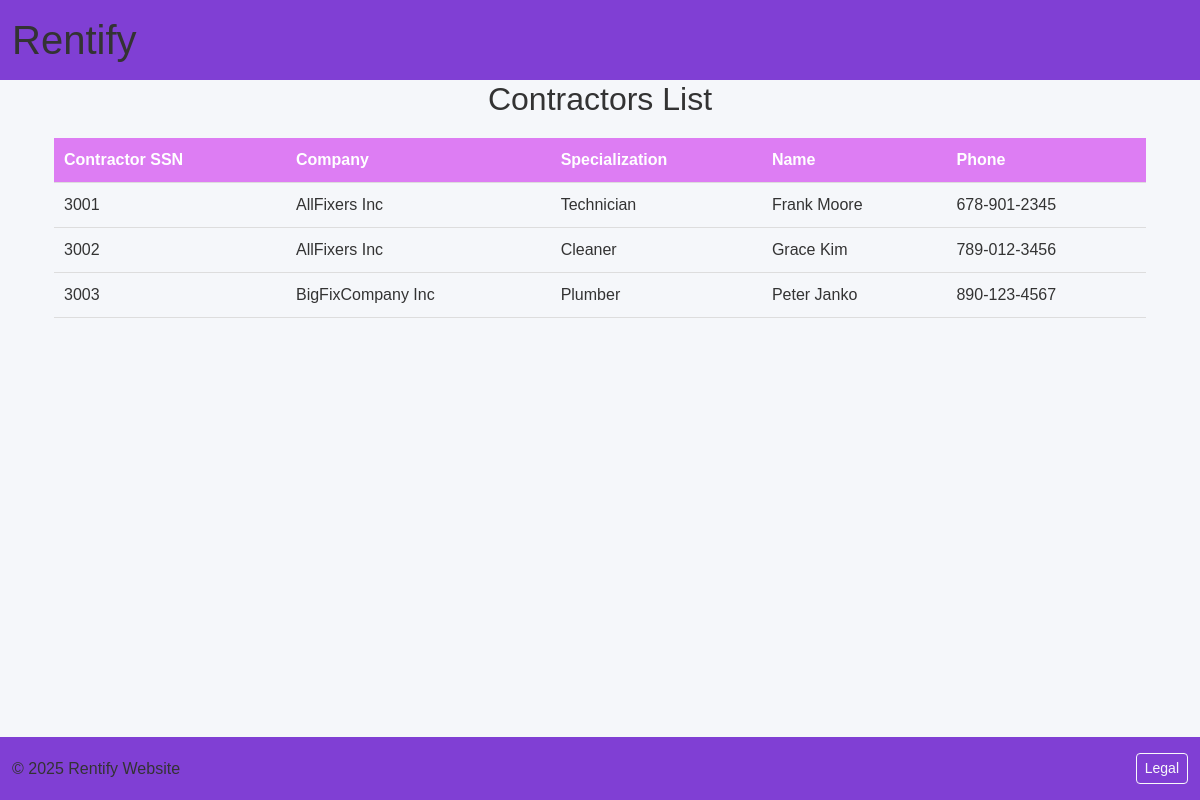
The page /contractor-view on the database its author committed.
### tables this page shows
CREATE TABLE EMPLOYEE (
        SSN INTEGER PRIMARY KEY,
        JobType TEXT,
        FOREIGN KEY (SSN) REFERENCES PERSON(SSN)
        ON DELETE CASCADE ON UPDATE CASCADE
    );

CREATE TABLE COMPANY (
        CompanyID INTEGER PRIMARY KEY,
        CompanyName TEXT UNIQUE,
        CompanyType TEXT
    );

CREATE TABLE PERSON (
        SSN INTEGER PRIMARY KEY,
        FirstName TEXT NOT NULL,
        LastName TEXT,
        UserName TEXT UNIQUE,
        Password TEXT,
        Phone TEXT
    );

### app.py (the view)
@app.route("/contractor-view", methods=["GET"])
def contractor():
    with sqlite3.connect("Homeapp.db") as conn:
        emps = conn.execute("SELECT e.SSN, e.JobType, p.FirstName, p.LastName, c.CompanyName, p.Phone FROM employee e INNER JOIN person p ON e.SSN == p.SSN INNER JOIN works_for w ON w.EmployeeSSN = e.SSN INNER JOIN company c ON w.CompanyID = c.CompanyID").fetchall()
    return render_template("ContractorView.html", emps=emps)

### templates/ContractorView.html (shortened to what this page needs)
{% extends 'base.html' %}
{% block content %}
<div class="container">
  <h2>Contractors List</h2>
  <table>
    <thead>
      <tr>
        <th>Contractor SSN</th>
        <th>Company</th>
        <th>Specialization</th>
        <th>Name</th>
        <th>Phone</th>
      </tr>
    </thead>
    <tbody>
      {% for emp in emps %}
      <tr>
        <td>{{ emp[0] }}</td>
        <td>{{ emp[4] }}</td>
        <td>{{ emp[1] }}</td>
        <td>{{ emp[2]+" "+emp[3] }}</td>
        <td>{{ emp[5] }}</td>
      </tr>
      {% endfor %}
    </tbody>
  </table>
</div>
{% endblock %}

### static/css/styles.css (style rules this page uses)
body { font-family: Arial, sans-serif; background-color: #f5f7fa; color: #333; }
h2 { margin-bottom: 20px; text-align: center; }
table { width: 100%; border-collapse: collapse; }
th, td { padding: 10px; text-align: left; border-bottom: 1px solid #ddd; }
th { background-color: #dd7df3; color: white; }

### rows shown on the page
EMPLOYEE: SSN "3001", CompanyName "AllFixers Inc", JobType "Technician", LastName "Frank Moore", Phone "678-901-2345"
EMPLOYEE: SSN "3002", CompanyName "AllFixers Inc", JobType "Cleaner", LastName "Grace Kim", Phone "789-012-3456"
EMPLOYEE: SSN "3003", CompanyName "BigFixCompany Inc", JobType "Plumber", LastName "Peter Janko", Phone "890-123-4567"
